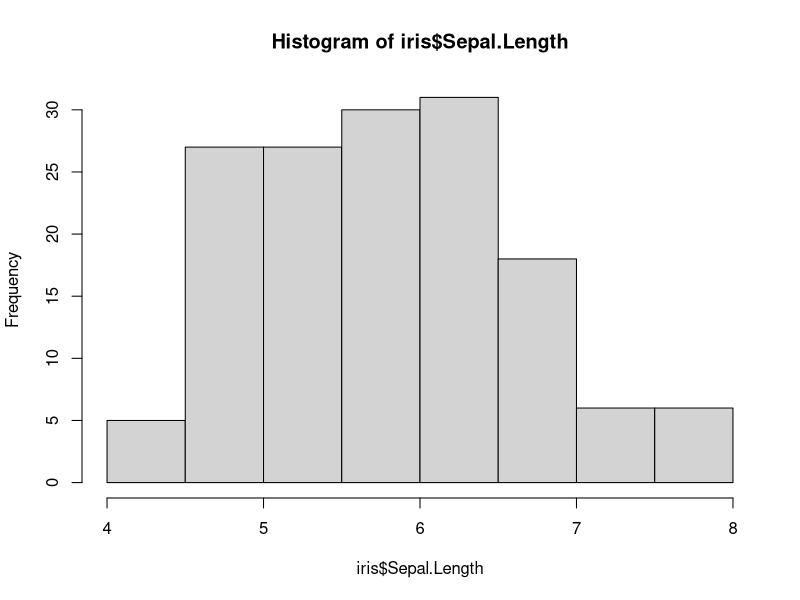
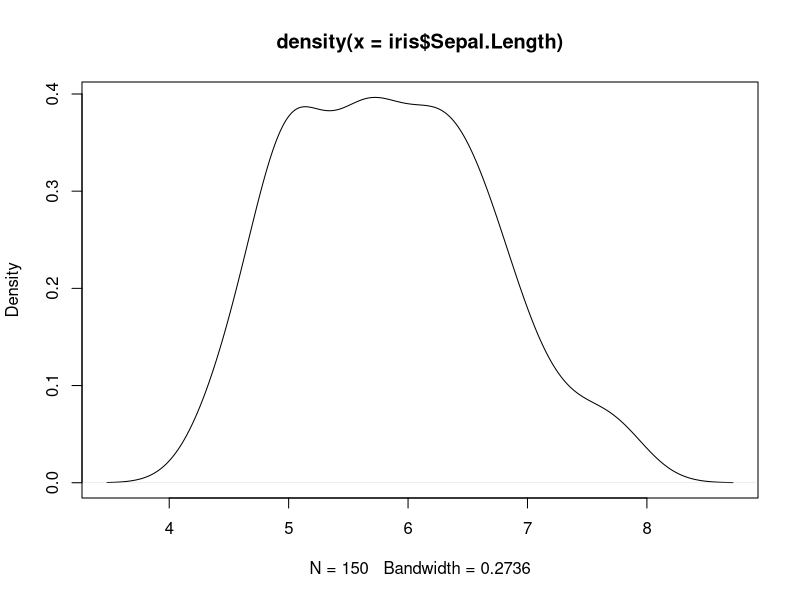
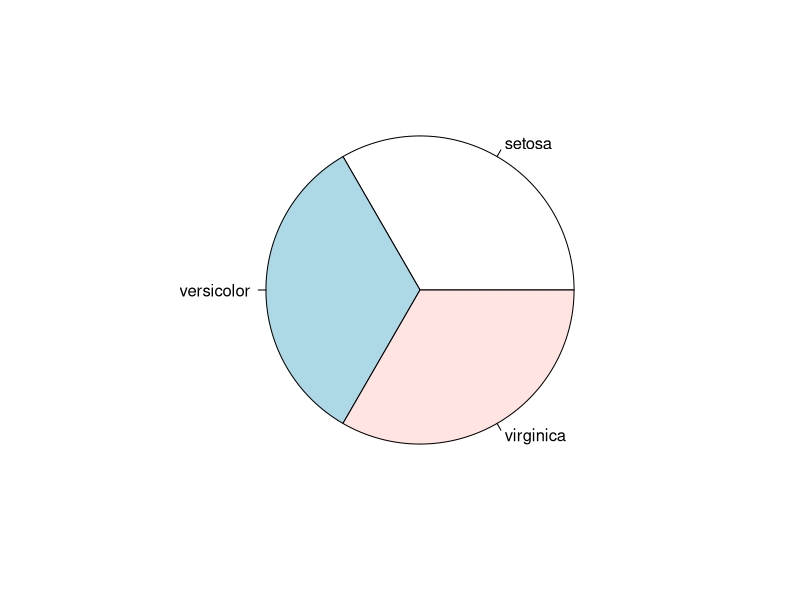
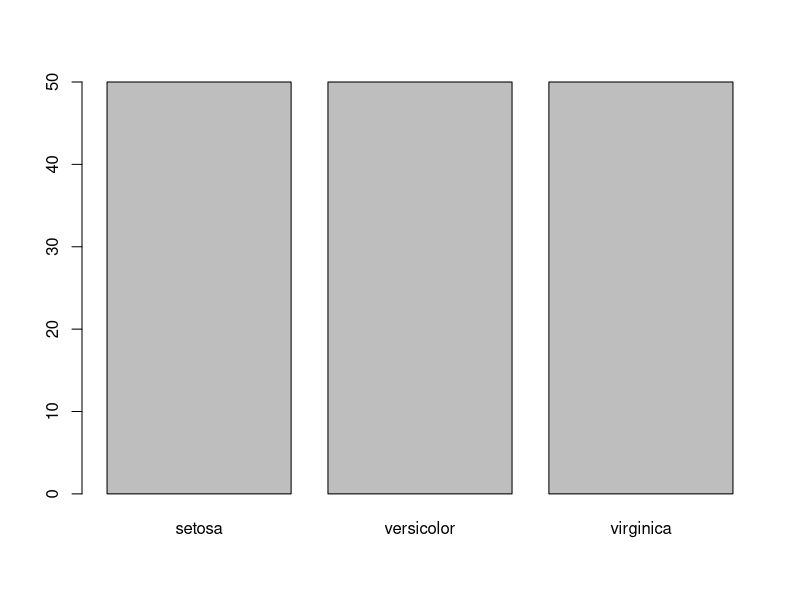
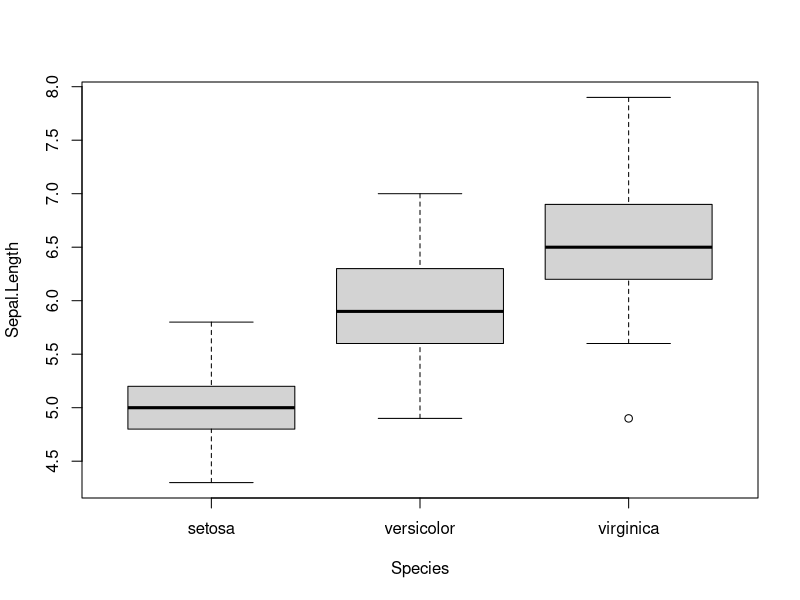
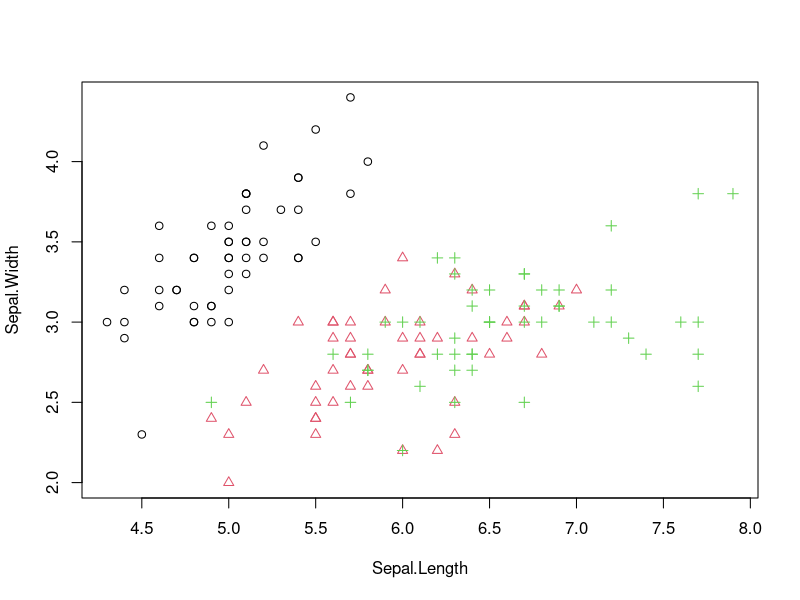
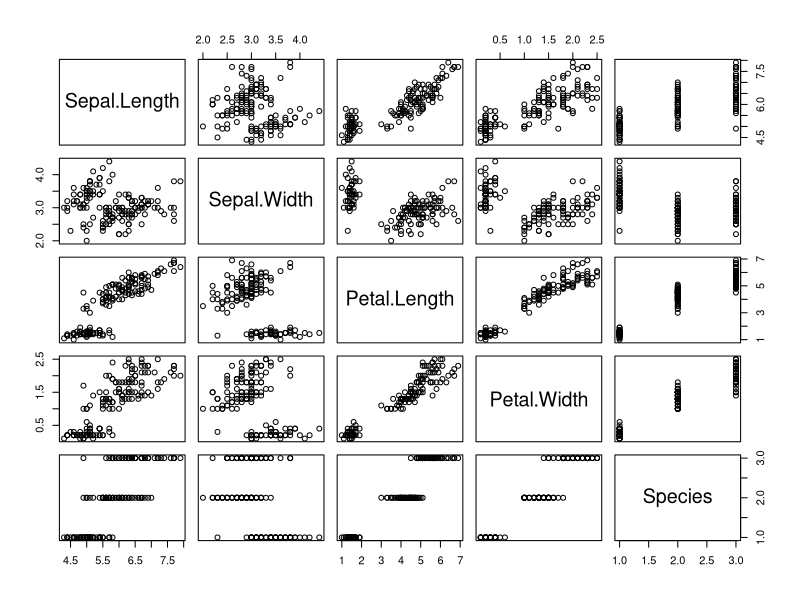
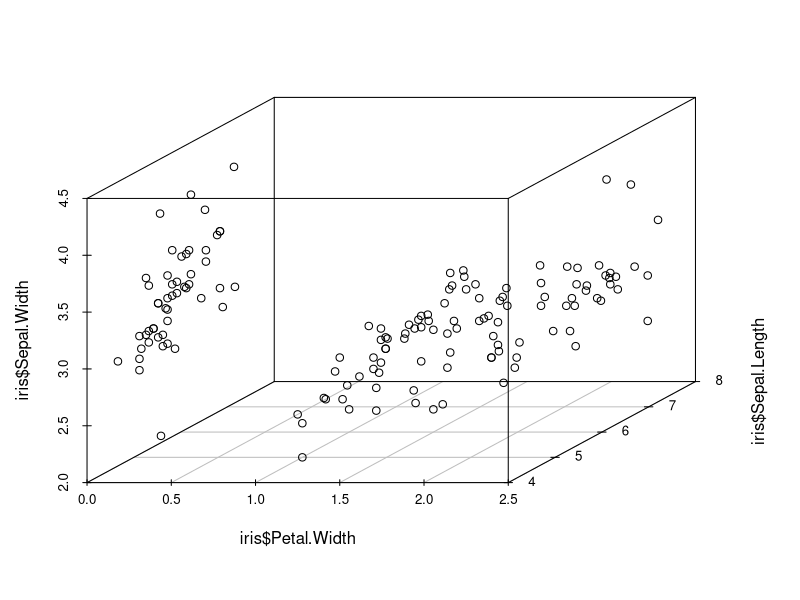

Generate these figures, in order, with R:
## ---- chunk 1
knitr::opts_chunk$set(echo = TRUE)
## ---- chunk 2
# Load the iris dataset
data("iris")
# Dimension of the iris dataset
dim(iris)
# Names of columns of the iris dataset
names(iris)
attributes(iris)
# Structure of the iris dataset
str(iris)
## ---- chunk 3
head(iris)
tail(iris)
## ---- chunk 4
iris[1:10, "Sepal.Length"]
iris$Sepal.Length[1:10]
## ---- chunk 5
# Summary of the iris dataset
summary(iris)
# Quantiles for the iris dataset
quantile(iris$Sepal.Length)
quantile(iris$Sepal.Length, c(.1,.3,.6))
## ---- chunk 6
var(iris$Sepal.Length)
## ---- chunk 7
hist(iris$Sepal.Length)
## ---- chunk 8
plot(density(iris$Sepal.Length))
## ---- chunk 9
pie(table(iris$Species))
## ---- chunk 10
barplot(table(iris$Species))
## ---- chunk 11
# Covariance
cov(iris$Sepal.Length, iris$Petal.Length)
cov(iris[,1:4])
# Correlation
cor(iris$Sepal.Length, iris$Petal.Length)
cor(iris[,1:4])
## ---- chunk 12
a <- aggregate(Sepal.Length ~ Species, summary, data=iris)
a
## ---- chunk 13
boxplot(Sepal.Length~Species, data=iris)
## ---- chunk 14
with(iris, plot(Sepal.Length, Sepal.Width, col=Species, pch=as.numeric(Species)))
## ---- chunk 15
pairs(iris)
## ---- chunk 16
library(scatterplot3d)
scatterplot3d(iris$Petal.Width, iris$Sepal.Length, iris$Sepal.Width)
## ---- chunk 17
distMatrix <- as.matrix(dist(iris[,1:4]))
heatmap(distMatrix)
## ---- chunk 18
filled.contour(volcano, color=terrain.colors, asp=1,plot.axes=contour(volcano, add=T))
## ---- chunk 19
library(MASS)
parcoord(iris[1:4], col=iris$Species)
## ---- chunk 20
library(lattice)
parallelplot(~iris[1:4] | Species, data=iris)
